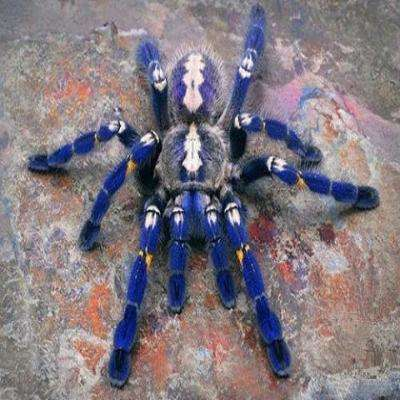
#> input picture poecilotheria.jpg, 400 x 400 px
$ python filtr.py
#> lines starting #> are read from the running program, lines starting #| are printed output that depends on the picture
from PIL import Image
obrazek = Image.open("poecilotheria.jpg")
#> obrazek is the input picture: PIL image 400x400 RGB; mean R, G, B 129.1, 120.4, 128.1
sirka, vyska = obrazek.size
#> sirka = 400; vyska = 400
def uprava_barev():
    x = 0
    while x < sirka:
        y = 0
        while y < vyska:
            r, g, b = obrazek.getpixel((x,y))
            prumer = int((r+g+b)/2.4)
            obrazek.putpixel((x,y), (r , b, r))
            if prumer > 150:
                obrazek.putpixel((x,y), (255, 255, 255))
            else:
                obrazek.putpixel((x,y), (100, 130, 90))
            y += 1
        x += 1
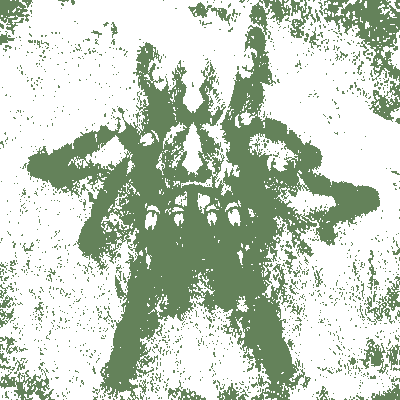
#> obrazek: PIL image 400x400 RGB; mean R, G, B 196.1, 207.5, 192.3
#> after the loop, x = 400
    obrazek.show()
# display(obrazek) #obrazek.show()
uprava_barev()
